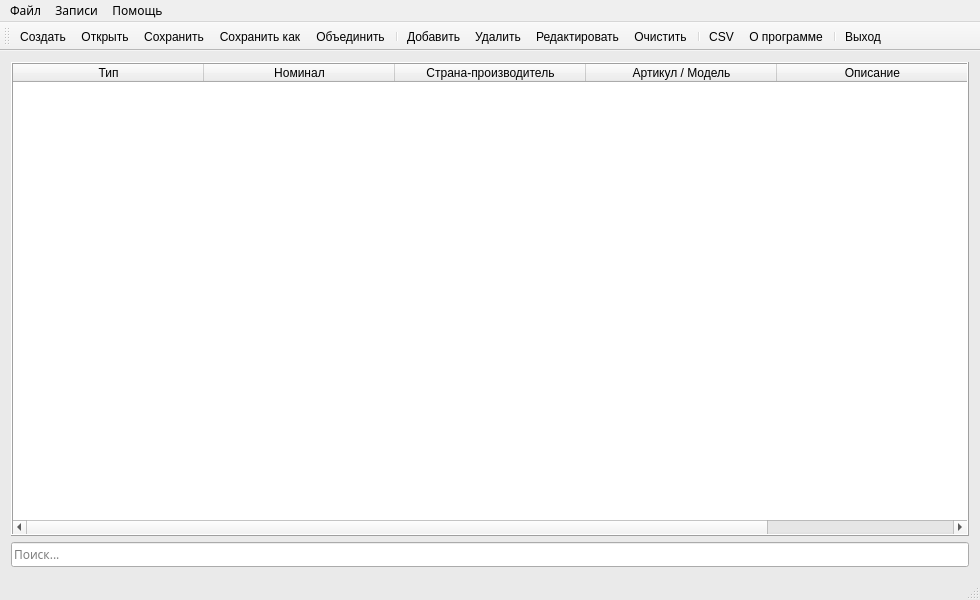
<?xml version="1.0" encoding="UTF-8"?>
<ui version="4.0">
 <class>MainWindow</class>
 <widget class="QMainWindow" name="MainWindow">
  <property name="geometry">
   <rect>
    <x>0</x>
    <y>0</y>
    <width>980</width>
    <height>600</height>
   </rect>
  </property>
  <property name="minimumSize">
   <size>
    <width>980</width>
    <height>600</height>
   </size>
  </property>
  <property name="maximumSize">
   <size>
    <width>980</width>
    <height>600</height>
   </size>
  </property>
  <property name="palette">
   <palette>
    <active>
     <colorrole role="WindowText">
      <brush brushstyle="SolidPattern">
       <color alpha="255">
        <red>0</red>
        <green>0</green>
        <blue>0</blue>
       </color>
      </brush>
     </colorrole>
     <colorrole role="Button">
      <brush brushstyle="SolidPattern">
       <color alpha="255">
        <red>234</red>
        <green>234</green>
        <blue>234</blue>
       </color>
      </brush>
     </colorrole>
     <colorrole role="Light">
      <brush brushstyle="SolidPattern">
       <color alpha="255">
        <red>255</red>
        <green>255</green>
        <blue>255</blue>
       </color>
      </brush>
     </colorrole>
     <colorrole role="Midlight">
      <brush brushstyle="SolidPattern">
       <color alpha="255">
        <red>244</red>
        <green>244</green>
        <blue>244</blue>
       </color>
      </brush>
     </colorrole>
     <colorrole role="Dark">
      <brush brushstyle="SolidPattern">
       <color alpha="255">
        <red>117</red>
        <green>117</green>
        <blue>117</blue>
       </color>
      </brush>
     </colorrole>
     <colorrole role="Mid">
      <brush brushstyle="SolidPattern">
       <color alpha="255">
        <red>156</red>
        <green>156</green>
        <blue>156</blue>
       </color>
      </brush>
     </colorrole>
     <colorrole role="Text">
      <brush brushstyle="SolidPattern">
       <color alpha="255">
        <red>0</red>
        <green>0</green>
        <blue>0</blue>
       </color>
      </brush>
     </colorrole>
     <colorrole role="BrightText">
      <brush brushstyle="SolidPattern">
       <color alpha="255">
        <red>255</red>
        <green>255</green>
        <blue>255</blue>
       </color>
      </brush>
     </colorrole>
     <colorrole role="ButtonText">
      <brush brushstyle="SolidPattern">
       <color alpha="255">
        <red>0</red>
        <green>0</green>
        <blue>0</blue>
       </color>
      </brush>
     </colorrole>
     <colorrole role="Base">
      <brush brushstyle="SolidPattern">
       <color alpha="255">
        <red>255</red>
        <green>255</green>
        <blue>255</blue>
       </color>
      </brush>
     </colorrole>
     <colorrole role="Window">
      <brush brushstyle="SolidPattern">
       <color alpha="255">
        <red>234</red>
        <green>234</green>
        <blue>234</blue>
       </color>
      </brush>
     </colorrole>
     <colorrole role="Shadow">
      <brush brushstyle="SolidPattern">
       <color alpha="255">
        <red>0</red>
        <green>0</green>
        <blue>0</blue>
       </color>
      </brush>
     </colorrole>
     <colorrole role="AlternateBase">
      <brush brushstyle="SolidPattern">
       <color alpha="255">
        <red>244</red>
        <green>244</green>
        <blue>244</blue>
       </color>
      </brush>
     </colorrole>
     <colorrole role="ToolTipBase">
      <brush brushstyle="SolidPattern">
       <color alpha="255">
        <red>255</red>
        <green>255</green>
        <blue>220</blue>
       </color>
      </brush>
     </colorrole>
     <colorrole role="ToolTipText">
      <brush brushstyle="SolidPattern">
       <color alpha="255">
        <red>0</red>
        <green>0</green>
        <blue>0</blue>
       </color>
      </brush>
     </colorrole>
     <colorrole role="PlaceholderText">
      <brush brushstyle="SolidPattern">
       <color alpha="128">
        <red>0</red>
        <green>0</green>
        <blue>0</blue>
       </color>
      </brush>
     </colorrole>
    </active>
    <inactive>
     <colorrole role="WindowText">
      <brush brushstyle="SolidPattern">
       <color alpha="255">
        <red>0</red>
        <green>0</green>
        <blue>0</blue>
       </color>
      </brush>
     </colorrole>
     <colorrole role="Button">
      <brush brushstyle="SolidPattern">
       <color alpha="255">
        <red>234</red>
        <green>234</green>
        <blue>234</blue>
       </color>
      </brush>
     </colorrole>
     <colorrole role="Light">
      <brush brushstyle="SolidPattern">
       <color alpha="255">
        <red>255</red>
        <green>255</green>
        <blue>255</blue>
       </color>
      </brush>
     </colorrole>
     <colorrole role="Midlight">
      <brush brushstyle="SolidPattern">
       <color alpha="255">
        <red>244</red>
        <green>244</green>
        <blue>244</blue>
       </color>
      </brush>
     </colorrole>
     <colorrole role="Dark">
      <brush brushstyle="SolidPattern">
       <color alpha="255">
        <red>117</red>
        <green>117</green>
        <blue>117</blue>
       </color>
      </brush>
     </colorrole>
     <colorrole role="Mid">
      <brush brushstyle="SolidPattern">
       <color alpha="255">
        <red>156</red>
        <green>156</green>
        <blue>156</blue>
       </color>
      </brush>
     </colorrole>
     <colorrole role="Text">
      <brush brushstyle="SolidPattern">
       <color alpha="255">
        <red>0</red>
        <green>0</green>
        <blue>0</blue>
       </color>
      </brush>
     </colorrole>
     <colorrole role="BrightText">
      <brush brushstyle="SolidPattern">
       <color alpha="255">
        <red>255</red>
        <green>255</green>
        <blue>255</blue>
       </color>
      </brush>
     </colorrole>
     <colorrole role="ButtonText">
      <brush brushstyle="SolidPattern">
       <color alpha="255">
        <red>0</red>
        <green>0</green>
        <blue>0</blue>
       </color>
      </brush>
     </colorrole>
     <colorrole role="Base">
      <brush brushstyle="SolidPattern">
       <color alpha="255">
        <red>255</red>
        <green>255</green>
        <blue>255</blue>
       </color>
      </brush>
     </colorrole>
     <colorrole role="Window">
      <brush brushstyle="SolidPattern">
       <color alpha="255">
        <red>234</red>
        <green>234</green>
        <blue>234</blue>
       </color>
      </brush>
     </colorrole>
     <colorrole role="Shadow">
      <brush brushstyle="SolidPattern">
       <color alpha="255">
        <red>0</red>
        <green>0</green>
        <blue>0</blue>
       </color>
      </brush>
     </colorrole>
     <colorrole role="AlternateBase">
      <brush brushstyle="SolidPattern">
       <color alpha="255">
        <red>244</red>
        <green>244</green>
        <blue>244</blue>
       </color>
      </brush>
     </colorrole>
     <colorrole role="ToolTipBase">
      <brush brushstyle="SolidPattern">
       <color alpha="255">
        <red>255</red>
        <green>255</green>
        <blue>220</blue>
       </color>
      </brush>
     </colorrole>
     <colorrole role="ToolTipText">
      <brush brushstyle="SolidPattern">
       <color alpha="255">
        <red>0</red>
        <green>0</green>
        <blue>0</blue>
       </color>
      </brush>
     </colorrole>
     <colorrole role="PlaceholderText">
      <brush brushstyle="SolidPattern">
       <color alpha="128">
        <red>0</red>
        <green>0</green>
        <blue>0</blue>
       </color>
      </brush>
     </colorrole>
    </inactive>
    <disabled>
     <colorrole role="WindowText">
      <brush brushstyle="SolidPattern">
       <color alpha="255">
        <red>117</red>
        <green>117</green>
        <blue>117</blue>
       </color>
      </brush>
     </colorrole>
     <colorrole role="Button">
      <brush brushstyle="SolidPattern">
       <color alpha="255">
        <red>234</red>
        <green>234</green>
        <blue>234</blue>
       </color>
      </brush>
     </colorrole>
     <colorrole role="Light">
      <brush brushstyle="SolidPattern">
       <color alpha="255">
        <red>255</red>
        <green>255</green>
        <blue>255</blue>
       </color>
      </brush>
     </colorrole>
     <colorrole role="Midlight">
      <brush brushstyle="SolidPattern">
       <color alpha="255">
        <red>244</red>
        <green>244</green>
        <blue>244</blue>
       </color>
      </brush>
     </colorrole>
     <colorrole role="Dark">
      <brush brushstyle="SolidPattern">
       <color alpha="255">
        <red>117</red>
        <green>117</green>
        <blue>117</blue>
       </color>
      </brush>
     </colorrole>
     <colorrole role="Mid">
      <brush brushstyle="SolidPattern">
       <color alpha="255">
        <red>156</red>
        <green>156</green>
        <blue>156</blue>
       </color>
      </brush>
     </colorrole>
     <colorrole role="Text">
      <brush brushstyle="SolidPattern">
       <color alpha="255">
        <red>117</red>
        <green>117</green>
        <blue>117</blue>
       </color>
      </brush>
     </colorrole>
     <colorrole role="BrightText">
      <brush brushstyle="SolidPattern">
       <color alpha="255">
        <red>255</red>
        <green>255</green>
        <blue>255</blue>
       </color>
      </brush>
     </colorrole>
     <colorrole role="ButtonText">
      <brush brushstyle="SolidPattern">
       <color alpha="255">
        <red>117</red>
        <green>117</green>
        <blue>117</blue>
       </color>
      </brush>
     </colorrole>
     <colorrole role="Base">
      <brush brushstyle="SolidPattern">
       <color alpha="255">
        <red>234</red>
        <green>234</green>
        <blue>234</blue>
       </color>
      </brush>
     </colorrole>
     <colorrole role="Window">
      <brush brushstyle="SolidPattern">
       <color alpha="255">
        <red>234</red>
        <green>234</green>
        <blue>234</blue>
       </color>
      </brush>
     </colorrole>
     <colorrole role="Shadow">
      <brush brushstyle="SolidPattern">
       <color alpha="255">
        <red>0</red>
        <green>0</green>
        <blue>0</blue>
       </color>
      </brush>
     </colorrole>
     <colorrole role="AlternateBase">
      <brush brushstyle="SolidPattern">
       <color alpha="255">
        <red>234</red>
        <green>234</green>
        <blue>234</blue>
       </color>
      </brush>
     </colorrole>
     <colorrole role="ToolTipBase">
      <brush brushstyle="SolidPattern">
       <color alpha="255">
        <red>255</red>
        <green>255</green>
        <blue>220</blue>
       </color>
      </brush>
     </colorrole>
     <colorrole role="ToolTipText">
      <brush brushstyle="SolidPattern">
       <color alpha="255">
        <red>0</red>
        <green>0</green>
        <blue>0</blue>
       </color>
      </brush>
     </colorrole>
     <colorrole role="PlaceholderText">
      <brush brushstyle="SolidPattern">
       <color alpha="128">
        <red>0</red>
        <green>0</green>
        <blue>0</blue>
       </color>
      </brush>
     </colorrole>
    </disabled>
   </palette>
  </property>
  <property name="font">
   <font>
    <pointsize>12</pointsize>
   </font>
  </property>
  <property name="windowTitle">
   <string>Характеристики радиодеталей</string>
  </property>
  <property name="styleSheet">
   <string notr="true"> QScrollBar:vertical {
     border: 2px solid grey;
     background: rgb(223, 240, 254);
     width: 15px;
     margin: 22px 0 22px 0;
 }
 QScrollBar::handle:vertical {
     background: rgb(152, 204, 253);
     min-height: 20px;
 }
 QScrollBar::add-line:vertical {
     border: 2px solid grey;
     background: rgb(223, 240, 254);
     height: 20px;
     subcontrol-position: bottom;
     subcontrol-origin: margin;
 }

 QScrollBar::sub-line:vertical {
     border: 2px solid grey;
     background: rgb(223, 240, 254);
     height: 20px;
     subcontrol-position: top;
     subcontrol-origin: margin;
 }
 QScrollBar::up-arrow:vertical, QScrollBar::down-arrow:vertical {
     border: 2px solid grey;
     width: 3px;
     height: 3px;
     background: rgb(152, 204, 253);
 }

 QScrollBar::add-page:vertical, QScrollBar::sub-page:vertical {
     background: none;
 }</string>
  </property>
  <widget class="QWidget" name="centralWidget">
   <layout class="QVBoxLayout" name="verticalLayout">
    <item>
     <widget class="QTableWidget" name="tableWidget">
      <property name="font">
       <font>
        <family>Segoe UI Semibold</family>
        <pointsize>12</pointsize>
        <weight>50</weight>
        <bold>false</bold>
       </font>
      </property>
      <property name="contextMenuPolicy">
       <enum>Qt::DefaultContextMenu</enum>
      </property>
      <property name="styleSheet">
       <string notr="true"/>
      </property>
      <property name="frameShape">
       <enum>QFrame::Box</enum>
      </property>
      <property name="frameShadow">
       <enum>QFrame::Raised</enum>
      </property>
      <property name="lineWidth">
       <number>1</number>
      </property>
      <property name="midLineWidth">
       <number>0</number>
      </property>
      <property name="autoScrollMargin">
       <number>16</number>
      </property>
      <property name="editTriggers">
       <set>QAbstractItemView::NoEditTriggers</set>
      </property>
      <property name="selectionMode">
       <enum>QAbstractItemView::SingleSelection</enum>
      </property>
      <property name="selectionBehavior">
       <enum>QAbstractItemView::SelectRows</enum>
      </property>
      <property name="textElideMode">
       <enum>Qt::ElideMiddle</enum>
      </property>
      <property name="sortingEnabled">
       <bool>true</bool>
      </property>
      <attribute name="horizontalHeaderCascadingSectionResizes">
       <bool>true</bool>
      </attribute>
      <attribute name="horizontalHeaderDefaultSectionSize">
       <number>191</number>
      </attribute>
      <attribute name="horizontalHeaderMinimumSectionSize">
       <number>60</number>
      </attribute>
      <attribute name="horizontalHeaderShowSortIndicator" stdset="0">
       <bool>true</bool>
      </attribute>
      <attribute name="horizontalHeaderStretchLastSection">
       <bool>true</bool>
      </attribute>
      <attribute name="verticalHeaderVisible">
       <bool>false</bool>
      </attribute>
      <column>
       <property name="text">
        <string>Тип</string>
       </property>
       <property name="textAlignment">
        <set>AlignCenter</set>
       </property>
      </column>
      <column>
       <property name="text">
        <string>Номинал</string>
       </property>
       <property name="textAlignment">
        <set>AlignCenter</set>
       </property>
      </column>
      <column>
       <property name="text">
        <string>Страна-производитель</string>
       </property>
       <property name="textAlignment">
        <set>AlignCenter</set>
       </property>
      </column>
      <column>
       <property name="text">
        <string>Артикул / Модель</string>
       </property>
       <property name="textAlignment">
        <set>AlignCenter</set>
       </property>
      </column>
      <column>
       <property name="text">
        <string>Описание</string>
       </property>
       <property name="textAlignment">
        <set>AlignCenter</set>
       </property>
      </column>
     </widget>
    </item>
    <item>
     <widget class="QLineEdit" name="lineEdit">
      <property name="font">
       <font>
        <family>Segoe UI Semibold</family>
       </font>
      </property>
      <property name="text">
       <string/>
      </property>
      <property name="placeholderText">
       <string>Поиск...</string>
      </property>
     </widget>
    </item>
   </layout>
  </widget>
  <widget class="QMenuBar" name="menuBar">
   <property name="geometry">
    <rect>
     <x>0</x>
     <y>0</y>
     <width>980</width>
     <height>21</height>
    </rect>
   </property>
   <property name="font">
    <font>
     <family>Segoe UI Semibold</family>
    </font>
   </property>
   <widget class="QMenu" name="menu">
    <property name="title">
     <string>Файл</string>
    </property>
    <addaction name="action_New"/>
    <addaction name="action_Open"/>
    <addaction name="action_Save"/>
    <addaction name="action_SaveAs"/>
    <addaction name="action_Merge"/>
    <addaction name="action_Exit"/>
   </widget>
   <widget class="QMenu" name="menu_2">
    <property name="title">
     <string>Записи</string>
    </property>
    <addaction name="action_Add"/>
    <addaction name="action_Delete"/>
    <addaction name="action_Edit"/>
    <addaction name="action_Clear"/>
    <addaction name="action_ShowData"/>
   </widget>
   <widget class="QMenu" name="menu_3">
    <property name="title">
     <string>Помощь</string>
    </property>
    <addaction name="action_About"/>
   </widget>
   <addaction name="menu"/>
   <addaction name="menu_2"/>
   <addaction name="menu_3"/>
  </widget>
  <widget class="QToolBar" name="mainToolBar">
   <property name="font">
    <font>
     <family>Segoe UI Semibold</family>
    </font>
   </property>
   <attribute name="toolBarArea">
    <enum>TopToolBarArea</enum>
   </attribute>
   <attribute name="toolBarBreak">
    <bool>false</bool>
   </attribute>
   <addaction name="action_New"/>
   <addaction name="action_Open"/>
   <addaction name="action_Save"/>
   <addaction name="action_SaveAs"/>
   <addaction name="action_Merge"/>
   <addaction name="separator"/>
   <addaction name="action_Add"/>
   <addaction name="action_Delete"/>
   <addaction name="action_Edit"/>
   <addaction name="action_Clear"/>
   <addaction name="separator"/>
   <addaction name="action_ShowData"/>
   <addaction name="action_About"/>
   <addaction name="separator"/>
   <addaction name="action_Exit"/>
  </widget>
  <widget class="QStatusBar" name="statusBar"/>
  <action name="action_New">
   <property name="icon">
    <iconset resource="resources.qrc">
     <normaloff>:/images/icons/new.png</normaloff>:/images/icons/new.png</iconset>
   </property>
   <property name="text">
    <string>Создать</string>
   </property>
   <property name="shortcut">
    <string>Ctrl+N</string>
   </property>
  </action>
  <action name="action_Open">
   <property name="icon">
    <iconset resource="resources.qrc">
     <normaloff>:/images/icons/open.png</normaloff>:/images/icons/open.png</iconset>
   </property>
   <property name="text">
    <string>Открыть</string>
   </property>
   <property name="shortcut">
    <string>Ctrl+O</string>
   </property>
  </action>
  <action name="action_Save">
   <property name="icon">
    <iconset resource="resources.qrc">
     <normaloff>:/images/icons/save.png</normaloff>:/images/icons/save.png</iconset>
   </property>
   <property name="text">
    <string>Сохранить</string>
   </property>
   <property name="shortcut">
    <string>Ctrl+S</string>
   </property>
  </action>
  <action name="action_SaveAs">
   <property name="icon">
    <iconset resource="resources.qrc">
     <normaloff>:/images/icons/save_as.png</normaloff>:/images/icons/save_as.png</iconset>
   </property>
   <property name="text">
    <string>Сохранить как</string>
   </property>
   <property name="shortcut">
    <string>Ctrl+Alt+S</string>
   </property>
  </action>
  <action name="action_Add">
   <property name="icon">
    <iconset resource="resources.qrc">
     <normaloff>:/images/icons/add.png</normaloff>:/images/icons/add.png</iconset>
   </property>
   <property name="text">
    <string>Добавить</string>
   </property>
   <property name="shortcut">
    <string>Ctrl+A</string>
   </property>
  </action>
  <action name="action_Delete">
   <property name="icon">
    <iconset resource="resources.qrc">
     <normaloff>:/images/icons/delete.png</normaloff>:/images/icons/delete.png</iconset>
   </property>
   <property name="text">
    <string>Удалить</string>
   </property>
   <property name="shortcut">
    <string>Ctrl+D</string>
   </property>
  </action>
  <action name="action_Clear">
   <property name="icon">
    <iconset resource="resources.qrc">
     <normaloff>:/images/icons/clear.png</normaloff>:/images/icons/clear.png</iconset>
   </property>
   <property name="text">
    <string>Очистить</string>
   </property>
   <property name="shortcut">
    <string>Ctrl+P</string>
   </property>
  </action>
  <action name="action_Edit">
   <property name="icon">
    <iconset resource="resources.qrc">
     <normaloff>:/images/icons/edit.png</normaloff>:/images/icons/edit.png</iconset>
   </property>
   <property name="text">
    <string>Редактировать</string>
   </property>
   <property name="shortcut">
    <string>Ctrl+E</string>
   </property>
  </action>
  <action name="action_About">
   <property name="icon">
    <iconset resource="resources.qrc">
     <normaloff>:/images/icons/about.png</normaloff>:/images/icons/about.png</iconset>
   </property>
   <property name="text">
    <string>О программе</string>
   </property>
   <property name="shortcut">
    <string>A</string>
   </property>
  </action>
  <action name="action_Merge">
   <property name="icon">
    <iconset resource="resources.qrc">
     <normaloff>:/images/icons/merge.png</normaloff>:/images/icons/merge.png</iconset>
   </property>
   <property name="text">
    <string>Объединить</string>
   </property>
   <property name="shortcut">
    <string>Ctrl+M</string>
   </property>
  </action>
  <action name="action_Exit">
   <property name="icon">
    <iconset resource="resources.qrc">
     <normaloff>:/images/icons/exit.png</normaloff>:/images/icons/exit.png</iconset>
   </property>
   <property name="text">
    <string>Выход</string>
   </property>
   <property name="shortcut">
    <string>Ctrl+Q</string>
   </property>
  </action>
  <action name="action_ShowData">
   <property name="icon">
    <iconset resource="resources.qrc">
     <normaloff>:/images/icons/show_data.png</normaloff>:/images/icons/show_data.png</iconset>
   </property>
   <property name="text">
    <string>CSV</string>
   </property>
   <property name="toolTip">
    <string>Показать внутренние данные</string>
   </property>
   <property name="shortcut">
    <string>Ctrl+`</string>
   </property>
  </action>
 </widget>
 <layoutdefault spacing="6" margin="11"/>
 <resources>
  <include location="resources.qrc"/>
 </resources>
 <connections/>
</ui>
